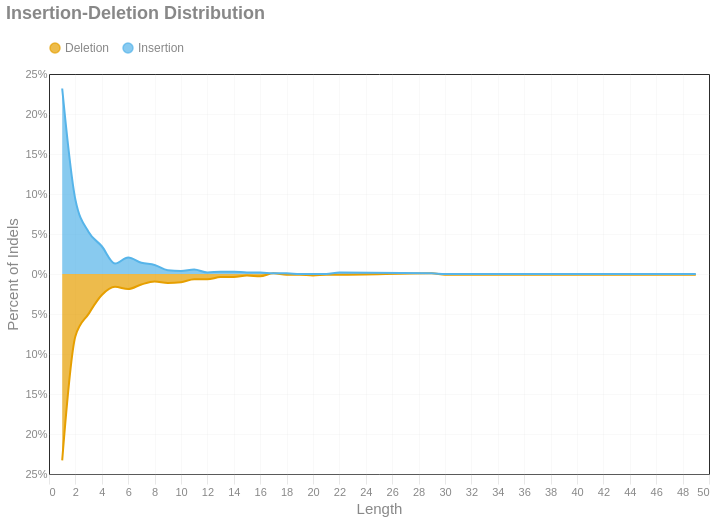

Notebook source saved alongside this figure:
### Markdown cell above
## Indels
### Indel Lengths
This is the distribution of insertions and deletions based on length and frequency. The deletion lengths are presented as negative values for visual clarity.

### Code cell
idd = extract_metric(dataL, "IDD")[[2,3]]
idd.columns = ['Length', 'Count']
if len(idd) == 0:
    print_html(f"Skipping - {os.path.basename(infile)} does not contain a IDD section")
else:
    idd['Type'] = ["Insertion" if i > 0 else "Deletion" for i in idd['Length']]
    idd['Length'] = idd['Length'].abs()

    # Add Percent column (proportion of total count)
    idd['Ratio'] = (idd['Count'] / idd['Count'].sum()).round(4)
    idd.loc[idd['Type'] == 'Deletion', 'Ratio'] *= -1
    # Add PercentType column (proportion within each Type)
    idd['RatioType'] = idd.groupby('Type')['Count'].transform(lambda x: x / x.sum()).round(4)
    idd.loc[idd['Type'] == 'Deletion', 'RatioType'] *= -1
    (
        alt.Chart(idd)
        .transform_calculate(
            Ratio_abs='abs(datum.Ratio)',
            Ratiotype_abs='abs(datum.RatioType)'
        )
        .mark_area(interpolate = "monotone")
        .encode(
            x = 'Length:Q',
            y = alt.Y('Ratio:Q', title = "Percent of Indels").axis(labelExpr='format(abs(datum.value), ".0%")'),
            color = "Type:N",
            tooltip = [
                'Type:N',
                'Length:Q',
                alt.Tooltip('Ratio_abs:Q', title = 'Percent (all)', format = ".2%"),
                alt.Tooltip('Ratiotype_abs:Q', title = 'Percent (type)', format = ".2%")
            ]
        )
        .configure_legend(orient = "top")
        .properties(
            title=alt.Title('Insertion-Deletion Distribution'),
            usermeta={'embedOptions': {'downloadFileName': f'indel.distribution'}}
    )
    ).interactive().display()

### Figure 1 — Vega-Lite specification as saved in the notebook (floating-point values rounded to 4 significant figures)
{"width": "container", "height": 400, "config": {"title": {"anchor": "start", "dy": -15, "fontSize": 18, "color": "#888888", "subtitleColor": "#888888", "subtitleFontSize": 14}, "arc": {"fill": "#0072B2"}, "axis": {"domainColor": "#888888", "domainWidth": 0.5, "gridWidth": 0.2, "grid": false, "titleFontWeight": 400, "titleFontSize": 15, "labelFontSize": 11, "labelColor": "#888888", "tickColor": "#888888", "tickWidth": 0.2, "titleColor": "#888888"}, "axisBand": {"grid": false}, "axisX": {"grid": true, "tickSize": 10, "domainCap": "round"}, "axisY": {"domain": false, "grid": true, "tickSize": 0, "domainCap": "round"}, "background": "transparent", "header": {"labelFontSize": 15, "labelColor": "#888888", "titleFontSize": 15, "titleFontWeight": 600, "titleColor": "#888888"}, "legend": {"labelFont": "sans-serif", "labelFontSize": 12, "labelColor": "#888888", "symbolSize": 100, "symbolType": "circle", "titleFontSize": 12, "titlePadding": 10, "titleColor": "#888888", "title": "", "orient": "top"}, "range": {"category": ["#E69F00", "#56B4E9", "#009E73", "#F0E442", "#0072B2", "#D55E00", "#CC79A7", "#000000"], "diverging": ["#cfe8f3", "#a2d4ec", "#73bfe2", "#46abdb", "#1696d2", "#12719e"]}, "area": {"fill": "#0072B2", "fillOpacity": 0.7, "line": true, "strokeOpacity": 0.7}, "line": {"color": "#0072B2", "stroke": "#0072B2", "strokewidth": 5}, "trail": {"color": "#0072B2", "stroke": "#0072B2", "strokeWidth": 0, "size": 1}, "path": {"stroke": "#0072B2", "strokeWidth": 0.5}, "point": {"filled": true}, "text": {"color": "#888888", "fontSize": 11, "align": "right", "fontWeight": 400, "size": 11}, "bar": {"fill": "#0072B2", "stroke": false}, "view": {"stroke": "none", "continuousWidth": 660, "continuousHeight": 400}}, "data": {"name": "data-5fed3a49cd8545e3d915646a4bb3814c"}, "mark": {"type": "area", "interpolate": "monotone"}, "encoding": {"color": {"field": "Type", "type": "nominal"}, "tooltip": [{"field": "Type", "type": "nominal"}, {"field": "Length", "type": "quantitative"}, {"field": "Ratio_abs", "format": ".2%", "title": "Percent (all)", "type": "quantitative"}, {"field": "Ratiotype_abs", "format": ".2%", "title": "Percent (type)", "type": "quantitative"}], "x": {"field": "Length", "type": "quantitative"}, "y": {"axis": {"labelExpr": "format(abs(datum.value), \".0%\")"}, "field": "Ratio", "title": "Percent of Indels", "type": "quantitative"}}, "params": [{"name": "param_1e9efca18e7a2868", "select": {"type": "interval", "encodings": ["x", "y"]}, "bind": "scales"}], "title": {"text": "Insertion-Deletion Distribution"}, "transform": [{"calculate": "abs(datum.Ratio)", "as": "Ratio_abs"}, {"calculate": "abs(datum.RatioType)", "as": "Ratiotype_abs"}], "usermeta": {"embedOptions": {"downloadFileName": "indel.distribution"}}, "$schema": "https://vega.github.io/schema/vega-lite/v6.1.0.json", "datasets": {"data-5fed3a49cd8545e3d915646a4bb3814c": [{"Length": 49, "Count": 1, "Type": "Deletion", "Ratio": -0.0009, "RatioType": -0.0019}, {"Length": 30, "Count": 1, "Type": "Deletion", "Ratio": -0.0009, "RatioType": -0.0019}, {"Length": 22, "Count": 1, "Type": "Deletion", "Ratio": -0.0009, "RatioType": -0.0019}, {"Length": 21, "Count": 1, "Type": "Deletion", "Ratio": -0.0009, "RatioType": -0.0019}, {"Length": 20, "Count": 2, "Type": "Deletion", "Ratio": -0.0019, "RatioType": -0.0038}, {"Length": 19, "Count": 1, "Type": "Deletion", "Ratio": -0.0009, "RatioType": -0.0019}, {"Length": 18, "Count": 1, "Type": "Deletion", "Ratio": -0.0009, "RatioType": -0.0019}, {"Length": 16, "Count": 3, "Type": "Deletion", "Ratio": -0.0028, "RatioType": -0.0056}, {"Length": 15, "Count": 2, "Type": "Deletion", "Ratio": -0.0019, "RatioType": -0.0038}, {"Length": 14, "Count": 4, "Type": "Deletion", "Ratio": -0.0038, "RatioType": -0.0075}, {"Length": 13, "Count": 4, "Type": "Deletion", "Ratio": -0.0038, "RatioType": -0.0075}, {"Length": 12, "Count": 7, "Type": "Deletion", "Ratio": -0.0066, "RatioType": -0.0132}, {"Length": 11, "Count": 7, "Type": "Deletion", "Ratio": -0.0066, "RatioType": -0.0132}, {"Length": 10, "Count": 11, "Type": "Deletion", "Ratio": -0.0103, "RatioType": -0.0207}, {"Length": 9, "Count": 12, "Type": "Deletion", "Ratio": -0.0113, "RatioType": -0.0226}, {"Length": 8, "Count": 10, "Type": "Deletion", "Ratio": -0.0094, "RatioType": -0.0188}, {"Length": 7, "Count": 14, "Type": "Deletion", "Ratio": -0.0131, "RatioType": -0.0264}, {"Length": 6, "Count": 20, "Type": "Deletion", "Ratio": -0.0188, "RatioType": -0.0377}, {"Length": 5, "Count": 17, "Type": "Deletion", "Ratio": -0.016, "RatioType": -0.032}, {"Length": 4, "Count": 28, "Type": "Deletion", "Ratio": -0.0263, "RatioType": -0.0527}, {"Length": 3, "Count": 53, "Type": "Deletion", "Ratio": -0.0498, "RatioType": -0.0998}, {"Length": 2, "Count": 83, "Type": "Deletion", "Ratio": -0.0779, "RatioType": -0.1563}, {"Length": 1, "Count": 248, "Type": "Deletion", "Ratio": -0.2329, "RatioType": -0.467}, {"Length": 1, "Count": 247, "Type": "Insertion", "Ratio": 0.2319, "RatioType": 0.4625}, {"Length": 2, "Count": 99, "Type": "Insertion", "Ratio": 0.093, "RatioType": 0.1854}, {"Length": 3, "Count": 56, "Type": "Insertion", "Ratio": 0.0526, "RatioType": 0.1049}, {"Length": 4, "Count": 37, "Type": "Insertion", "Ratio": 0.0347, "RatioType": 0.0693}, {"Length": 5, "Count": 14, "Type": "Insertion", "Ratio": 0.0131, "RatioType": 0.0262}, {"Length": 6, "Count": 22, "Type": "Insertion", "Ratio": 0.0207, "RatioType": 0.0412}, {"Length": 7, "Count": 15, "Type": "Insertion", "Ratio": 0.0141, "RatioType": 0.0281}, {"Length": 8, "Count": 12, "Type": "Insertion", "Ratio": 0.0113, "RatioType": 0.0225}, {"Length": 9, "Count": 5, "Type": "Insertion", "Ratio": 0.0047, "RatioType": 0.0094}, {"Length": 10, "Count": 4, "Type": "Insertion", "Ratio": 0.0038, "RatioType": 0.0075}, {"Length": 11, "Count": 6, "Type": "Insertion", "Ratio": 0.0056, "RatioType": 0.0112}, {"Length": 12, "Count": 2, "Type": "Insertion", "Ratio": 0.0019, "RatioType": 0.0037}, {"Length": 13, "Count": 3, "Type": "Insertion", "Ratio": 0.0028, "RatioType": 0.0056}, {"Length": 14, "Count": 3, "Type": "Insertion", "Ratio": 0.0028, "RatioType": 0.0056}, {"Length": 15, "Count": 2, "Type": "Insertion", "Ratio": 0.0019, "RatioType": 0.0037}, {"Length": 16, "Count": 2, "Type": "Insertion", "Ratio": 0.0019, "RatioType": 0.0037}, {"Length": 17, "Count": 1, "Type": "Insertion", "Ratio": 0.0009, "RatioType": 0.0019}, {"Length": 18, "Count": 1, "Type": "Insertion", "Ratio": 0.0009, "RatioType": 0.0019}, {"Length": 22, "Count": 2, "Type": "Insertion", "Ratio": 0.0019, "RatioType": 0.0037}, {"Length": 29, "Count": 1, "Type": "Insertion", "Ratio": 0.0009, "RatioType": 0.0019}]}}
